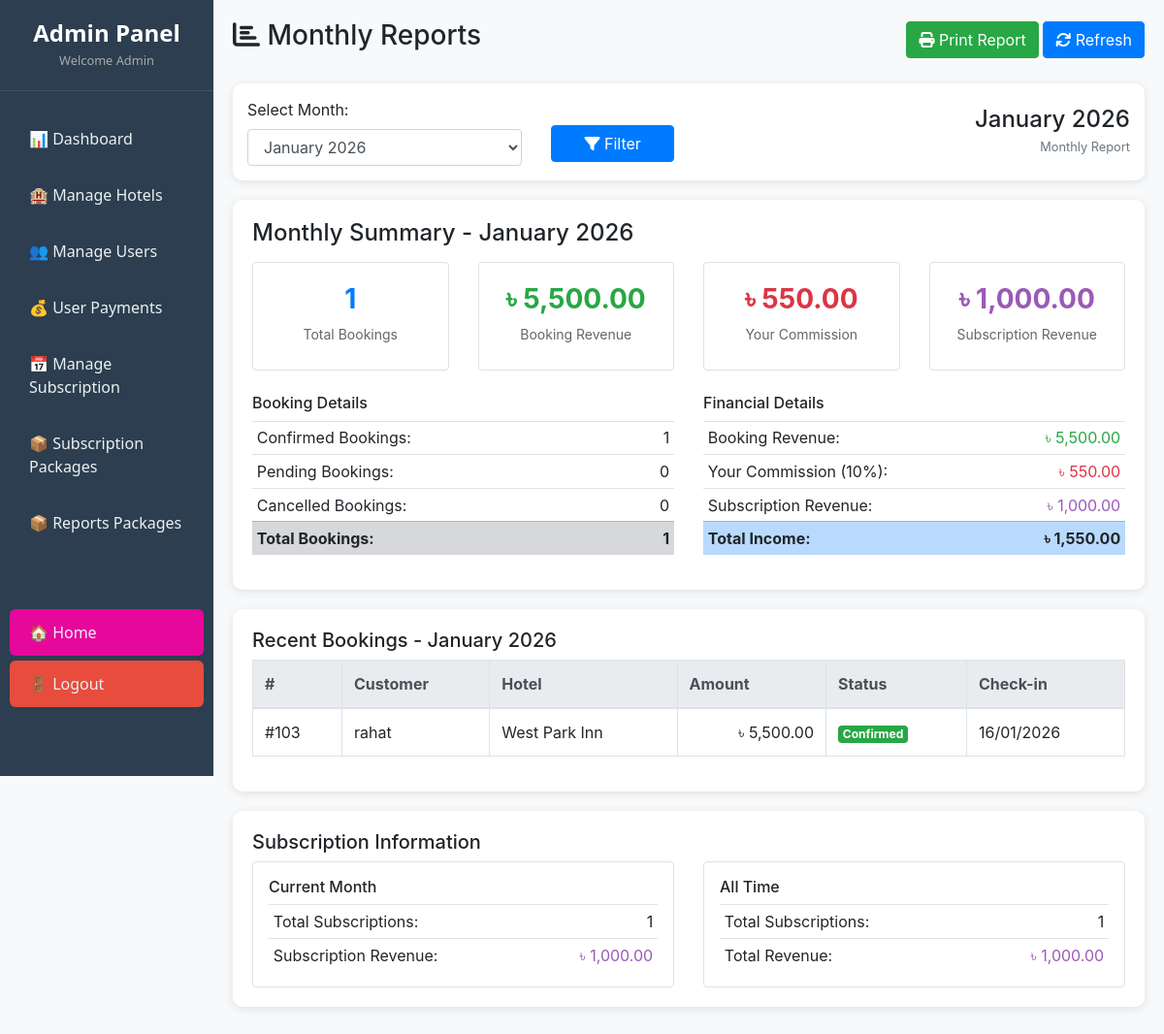
The app's page /admin/reports.php (signed in), older data.
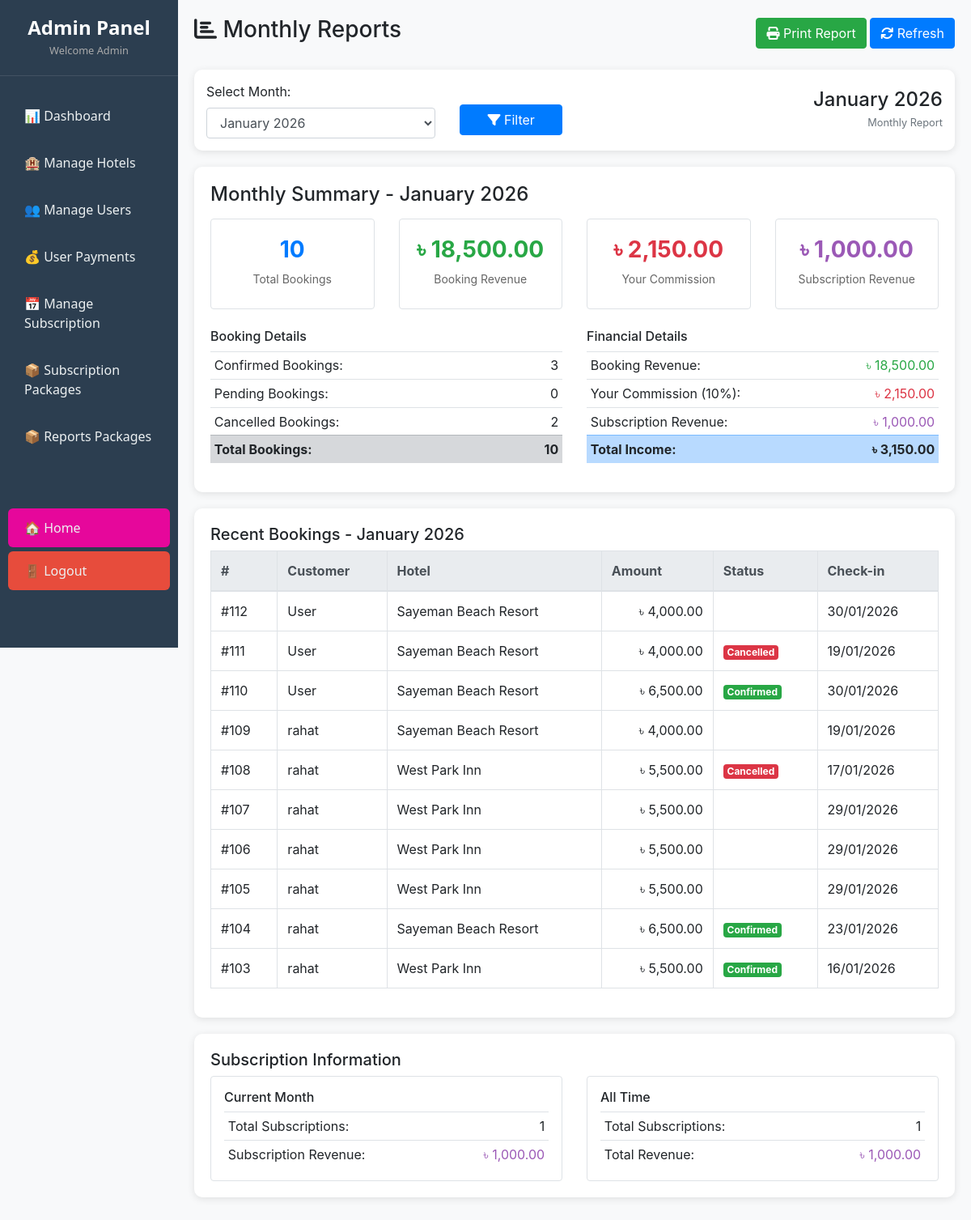
The same page, newer data.
### tables this page shows
CREATE TABLE `bookings` (
  `id` int(11) NOT NULL,
  `user_id` int(11) DEFAULT NULL,
  `owner_id` int(11) NOT NULL,
  `hotel_name` varchar(200) DEFAULT NULL,
  `location` varchar(200) DEFAULT NULL,
  `price` int(11) DEFAULT NULL,
  `rooms_count` int(11) DEFAULT 1,
  `guests` int(11) DEFAULT 1,
  `booking_date` date DEFAULT NULL,
  `check_in_date` date DEFAULT NULL,
  `check_out_date` date DEFAULT NULL,
  `status` varchar(50) DEFAULT 'Confirmed',
  `hotel_id` int(11) DEFAULT NULL,
  `room_title` varchar(200) DEFAULT NULL,
  `room_id` int(11) DEFAULT NULL,
  `rooms_booked` int(11) DEFAULT 1,
  `payment_status` enum('pending','success','failed') NOT NULL DEFAULT 'pending',
  `created_at` datetime NOT NULL DEFAULT current_timestamp()
);

CREATE TABLE `users` (
  `id` int(11) NOT NULL,
  `name` varchar(100) DEFAULT NULL,
  `email` varchar(150) DEFAULT NULL,
  `phone` varchar(20) DEFAULT NULL,
  `password` varchar(255) DEFAULT NULL,
  `role` enum('admin','owner','user') DEFAULT 'user',
  `created_at` timestamp NOT NULL DEFAULT current_timestamp()
);

CREATE TABLE `hotels` (
  `id` int(11) NOT NULL,
  `hotel_name` varchar(200) DEFAULT NULL,
  `title` varchar(200) DEFAULT NULL,
  `location` varchar(200) DEFAULT NULL,
  `price` int(11) DEFAULT NULL,
  `description` text DEFAULT NULL,
  `image` varchar(255) DEFAULT NULL,
  `status` enum('pending','approved','off','rejected') DEFAULT 'pending',
  `created_at` timestamp NOT NULL DEFAULT current_timestamp(),
  `owner_id` int(11) DEFAULT NULL,
  `rooms` int(11) DEFAULT 1,
  `capacity` int(11) DEFAULT 2,
  `booked_dates` text DEFAULT '[]',
  `capacity_per_room` int(11) DEFAULT 2,
  `total_rooms` int(11) DEFAULT 1
);

### admin/reports.php (the view, shortened to what this page needs)
<?php
include "../db_connect.php";
$current_month = date('Y-m');
$selected_month = isset($_GET['month']) ? $_GET['month'] : $current_month;
$month_name = date('F Y', strtotime($selected_month . '-01'));
$report_sql = "SELECT
    COUNT(*) as total_bookings,
    SUM(CASE WHEN status = 'confirmed' THEN 1 ELSE 0 END) as confirmed_bookings,
    SUM(CASE WHEN status = 'pending' THEN 1 ELSE 0 END) as pending_bookings,
    SUM(CASE WHEN status = 'cancelled' THEN 1 ELSE 0 END) as cancelled_bookings,
    SUM(CASE WHEN status = 'confirmed' THEN price ELSE 0 END) as total_revenue
    FROM bookings
    WHERE DATE_FORMAT(check_in_date, '%Y-%m') = '$selected_month'";
$report_result = mysqli_query($conn, $report_sql);
$stats = mysqli_fetch_assoc($report_result);
$commission_sql = "SELECT
    SUM(commission) as total_commission,
    SUM(owner_amount) as total_owner_amount,
    COUNT(*) as total_payments
    FROM user_payments
    WHERE payment_status = 'success'
    AND DATE_FORMAT(booking_date, '%Y-%m') = '$selected_month'";
$commission_result = mysqli_query($conn, $commission_sql);
$commission = mysqli_fetch_assoc($commission_result);
$subscription_sql = "SELECT
    COUNT(*) as total_subscriptions,
    SUM(s.price) as subscription_revenue
    FROM owner_subscriptions os
    JOIN subscriptions s ON os.package_id = s.id
    WHERE 1=1";
$subscription_result = mysqli_query($conn, $subscription_sql);
$subscription_stats = mysqli_fetch_assoc($subscription_result);
$total_subscription_sql = "SELECT
    SUM(s.price) as total_subscription_revenue,
    COUNT(*) as all_time_subscriptions
    FROM owner_subscriptions os
    JOIN subscriptions s ON os.package_id = s.id
    WHERE os.status != 'rejected'";
$total_subscription_result = mysqli_query($conn, $total_subscription_sql);
$total_subscription = mysqli_fetch_assoc($total_subscription_result);
$recent_bookings_sql = "SELECT b.*, u.name as user_name, h.hotel_name
                       FROM bookings b
                       JOIN users u ON b.user_id = u.id
                       JOIN hotels h ON b.hotel_id = h.id
                       WHERE DATE_FORMAT(b.check_in_date, '%Y-%m') = '$selected_month'
                       ORDER BY b.id DESC
                       LIMIT 10";
$recent_bookings_result = mysqli_query($conn, $recent_bookings_sql);
$months_sql = "SELECT DISTINCT DATE_FORMAT(check_in_date, '%Y-%m') as month
              FROM bookings
              WHERE check_in_date IS NOT NULL
              ORDER BY month DESC";
$months_result = mysqli_query($conn, $months_sql);
?>
<!DOCTYPE html>
<html>
<head>
    <link rel="stylesheet" href="https://stackpath.bootstrapcdn.com/bootstrap/4.5.2/css/bootstrap.min.css">
    <link rel="stylesheet" href="https://cdnjs.cloudflare.com/ajax/libs/font-awesome/6.4.0/css/all.min.css">
</head>
<body>
<?php include "sidebar.php"; ?>
<div class="main-content">
    <div class="d-flex justify-content-between align-items-center mb-4 no-print">
        <h3><i class="fas fa-chart-bar"></i> Monthly Reports</h3>
        <div>
            <button onclick="window.print()" class="btn btn-success">
                <i class="fas fa-print"></i> Print Report
            </button>
            <a href="reports.php" class="btn btn-primary">
                <i class="fas fa-sync"></i> Refresh
            </a>
        </div>
    </div>
    <div class="print-controls no-print">
        <form method="GET" class="row align-items-center">
            <div class="col-md-4">
                <label>Select Month:</label>
                <select name="month" class="form-control" required>
                    <?php while($month_row = mysqli_fetch_assoc($months_result)):
                        $month_value = $month_row['month'];
                        $month_display_name = date('F Y', strtotime($month_value . '-01'));
                    ?>
                        <option value="<?php echo $month_value; ?>"
                            <?php echo ($month_value == $selected_month) ? 'selected' : ''; ?>>
                            <?php echo $month_display_name; ?>
                        </option>
                    <?php endwhile; ?>
                </select>
            </div>
            <div class="col-md-2">
                <button type="submit" class="btn btn-primary btn-block mt-4">
                    <i class="fas fa-filter"></i> Filter
                </button>
            </div>
            <div class="col-md-6 text-right">
                <h4 class="mb-0">
                    <?php echo $month_name; ?>
                </h4>
                <small class="text-muted">Monthly Report</small>
            </div>
        </form>
    </div>
    <div class="report-card">
        <h4 class="mb-3">Monthly Summary - <?php echo $month_name; ?></h4>
        <div class="row mb-4">
            <div class="col-md-3 text-center">
                <div class="p-3 border rounded">
                    <div class="stat-number text-primary"><?php echo $stats['total_bookings'] ?? 0; ?></div>
                    <div class="stat-label">Total Bookings</div>
                </div>
            </div>
            <div class="col-md-3 text-center">
                <div class="p-3 border rounded">
                    <div class="stat-number text-success">৳ <?php echo number_format($stats['total_revenue'] ?? 0, 2); ?></div>
                    <div class="stat-label">Booking Revenue</div>
                </div>
            </div>
            <div class="col-md-3 text-center">
                <div class="p-3 border rounded">
                    <div class="stat-number text-danger">৳ <?php echo number_format($commission['total_commission'] ?? 0, 2); ?></div>
                    <div class="stat-label">Your Commission</div>
                </div>
            </div>
            <div class="col-md-3 text-center">
                <div class="p-3 border rounded">
                    <div class="stat-number" style="color: #9b59b6;">৳ <?php echo number_format($subscription_stats['subscription_revenue'] ?? 0, 2); ?></div>
                    <div class="stat-label">Subscription Revenue</div>
                </div>
            </div>
        </div>
        <div class="row">
            <div class="col-md-6">
                <h6>Booking Details</h6>
                <table class="table table-sm">
                    <tr>
                        <td>Confirmed Bookings:</td>
                        <td class="text-right"><?php echo $stats['confirmed_bookings'] ?? 0; ?></td>
                    </tr>
                    <tr>
                        <td>Pending Bookings:</td>
                        <td class="text-right"><?php echo $stats['pending_bookings'] ?? 0; ?></td>
                    </tr>
                    <tr>
                        <td>Cancelled Bookings:</td>
                        <td class="text-right"><?php echo $stats['cancelled_bookings'] ?? 0; ?></td>
                    </tr>
                    <tr class="table-secondary">
                        <td><strong>Total Bookings:</strong></td>
                        <td class="text-right"><strong><?php echo $stats['total_bookings'] ?? 0; ?></strong></td>
                    </tr>
                </table>
            </div>
            <div class="col-md-6">
                <h6>Financial Details</h6>
                <table class="table table-sm">
                    <tr>
                        <td>Booking Revenue:</td>
                        <td class="text-right text-success">৳ <?php echo number_format($stats['total_revenue'] ?? 0, 2); ?></td>
                    </tr>
                    <tr>
                        <td>Your Commission (10%):</td>
                        <td class="text-right text-danger">৳ <?php echo number_format($commission['total_commission'] ?? 0, 2); ?></td>
                    </tr>
                    <tr>
                        <td>Subscription Revenue:</td>
                        <td class="text-right" style="color: #9b59b6;">৳ <?php echo number_format($subscription_stats['subscription_revenue'] ?? 0, 2); ?></td>
                    </tr>
                    <tr class="table-primary">
                        <td><strong>Total Income:</strong></td>
                        <td class="text-right"><strong>
                            ৳ <?php echo number_format(($commission['total_commission'] ?? 0) + ($subscription_stats['subscription_revenue'] ?? 0), 2); ?>
                        </strong></td>
                    </tr>
                </table>
            </div>
        </div>
    </div>
    <div class="report-card">
        <h5>Recent Bookings - <?php echo $month_name; ?></h5>
        <div class="table-responsive">
            <table class="table table-bordered">
                <thead class="thead-light">
                    <tr>
                        <th>#</th>
                        <th>Customer</th>
                        <th>Hotel</th>
                        <th>Amount</th>
                        <th>Status</th>
                        <th>Check-in</th>
                    </tr>
                </thead>
                <tbody>
                    <?php if(mysqli_num_rows($recent_bookings_result) > 0): ?>
                        <?php while($booking = mysqli_fetch_assoc($recent_bookings_result)): ?>
                        <tr>
                            <td>#<?php echo $booking['id']; ?></td>
                            <td><?php echo $booking['user_name']; ?></td>
                            <td><?php echo $booking['hotel_name']; ?></td>
                            <td class="text-right">৳ <?php echo number_format($booking['price'], 2); ?></td>
                            <td>
                                <?php if($booking['status'] == 'pending'): ?>
                                    <span class="badge badge-pending">Pending</span>
                                <?php elseif($booking['status'] == 'confirmed'): ?>
                                    <span class="badge badge-confirmed">Confirmed</span>
                                <?php elseif($booking['status'] == 'cancelled'): ?>
                                    <span class="badge badge-cancelled">Cancelled</span>
                                <?php endif; ?>
                            </td>
                            <td><?php echo date('d/m/Y', strtotime($booking['check_in_date'])); ?></td>
                        </tr>
                        <?php endwhile; ?>
                    <?php endif; ?>
                </tbody>
            </table>
        </div>
    </div>
    <div class="report-card">
        <h5>Subscription Information</h5>
        <div class="row">
            <div class="col-md-6">
                <div class="p-3 border rounded">
                    <h6>Current Month</h6>
                    <table class="table table-sm mb-0">
                        <tr>
                            <td>Total Subscriptions:</td>
                            <td class="text-right"><?php echo $subscription_stats['total_subscriptions'] ?? 0; ?></td>
                        </tr>
                        <tr>
                            <td>Subscription Revenue:</td>
                            <td class="text-right" style="color: #9b59b6;">
                                ৳ <?php echo number_format($subscription_stats['subscription_revenue'] ?? 0, 2); ?>
                            </td>
                        </tr>
                    </table>
                </div>
            </div>
            <div class="col-md-6">
                <div class="p-3 border rounded">
                    <h6>All Time</h6>
                    <table class="table table-sm mb-0">
                        <tr>
                            <td>Total Subscriptions:</td>
                            <td class="text-right"><?php echo $total_subscription['all_time_subscriptions'] ?? 0; ?></td>
                        </tr>
                        <tr>
                            <td>Total Revenue:</td>
                            <td class="text-right" style="color: #9b59b6;">
                                ৳ <?php echo number_format($total_subscription['total_subscription_revenue'] ?? 0, 2); ?>
                            </td>
                        </tr>
                    </table>
                </div>
            </div>
        </div>
    </div>
</body>
</html>

### admin/sidebar.php (shortened to what this page needs)
<?php
$current_page = basename($_SERVER['PHP_SELF']);
?>
<div class="sidebar">
    <div class="sidebar-header">
        <h4>Admin Panel</h4>
        <small>Welcome Admin</small>
    </div>
    <div class="sidebar-links">
        <a href="dashboard.php" class="<?= $current_page == 'dashboard.php' ? 'active' : '' ?>">📊 Dashboard</a>
        <a href="hotels.php" class="<?= $current_page == 'hotels.php' ? 'active' : '' ?>">🏨 Manage Hotels</a>
        <a href="users.php" class="<?= $current_page == 'users.php' ? 'active' : '' ?>">👥 Manage Users</a>
    <a href="manage_payments.php" class="<?= $current_page == 'manage_payments.php' ? 'active' : '' ?>">💰 User Payments</a>
        <a href="manage_subscriptions.php" class="<?= $current_page == 'manage_subscriptions.php' ? 'active' : '' ?>">📅
            Manage Subscription</a>
        <a href="manage_packages.php" class="<?= $current_page == 'manage_packages.php' ? 'active' : '' ?>">📦 Subscription
            Packages</a>
            <a href="reports.php" class="<?= $current_page == 'manage_packages.php' ? 'active' : '' ?>">📦 Reports
            Packages</a>
        <a href="../index.php" class="home">🏠 Home</a>
        <a href="../logout.php" class="logout">🚪 Logout</a>
    </div>
</div>

### admin/reports.php (style rules this page uses)
body { background: #f8f9fa; }
.main-content { padding: 20px; margin-left: 220px; }
.report-card { background: white; padding: 20px; border-radius: 10px; margin-bottom: 20px; box-shadow: 0 2px 10px rgba(0,0,0,0.1); }
.stat-number { font-size: 28px; font-weight: bold; margin-bottom: 5px; }
.stat-label { color: #666; font-size: 14px; margin-bottom: 10px; }
.badge-confirmed { background: #28a745; color: white; }
.badge-cancelled { background: #dc3545; color: white; }
.print-controls { background: white; padding: 15px; border-radius: 10px; margin-bottom: 20px; box-shadow: 0 2px 10px rgba(0,0,0,0.1); }

### admin/sidebar.php (style rules this page uses)
.sidebar { width: 220px; height: 100vh; background: #2c3e50; position: fixed; left: 0; top: 0; display: flex; flex-direction: column; color: #fff; font-family: 'Segoe UI', sans-serif; }
.sidebar-header { padding: 20px; text-align: center; border-bottom: 1px solid rgba(255, 255, 255, 0.1); }
.sidebar-header h4 { margin: 0; font-weight: 700; color: #fff; }
.sidebar-header small { color: #aaa; }
.sidebar-links { padding: 20px 0; display: flex; flex-direction: column; }
.sidebar-links a { display: block; color: #ecf0f1; padding: 12px 20px; text-decoration: none; margin: 5px 10px; border-radius: 6px; transition: all 0.3s; }
.sidebar-links a.logout { background: #e74c3c; margin-top: auto; margin-bottom: 20px; }
.sidebar-links a.home { background: #e6079bff; margin-top: 60px; margin-bottom: 5px; }

Row changes from the older to the newer data that the page shows:
added bookings: id "112", user.name "User", hotel.hotel_name "Sayeman Beach Resort", price "4,000.00", check_in_date "30/01/2026"
added bookings: id "111", user.name "User", hotel.hotel_name "Sayeman Beach Resort", price "4,000.00", status "Cancelled", check_in_date "19/01/2026"
added bookings: id "110", user.name "User", hotel.hotel_name "Sayeman Beach Resort", price "6,500.00", status "Confirmed", check_in_date "30/01/2026"
added bookings: id "109", user.name "rahat", hotel.hotel_name "Sayeman Beach Resort", price "4,000.00", check_in_date "19/01/2026"
added bookings: id "108", user.name "rahat", hotel.hotel_name "West Park Inn", price "5,500.00", status "Cancelled", check_in_date "17/01/2026"
added bookings: id "107", user.name "rahat", hotel.hotel_name "West Park Inn", price "5,500.00", check_in_date "29/01/2026"
added bookings: id "106", user.name "rahat", hotel.hotel_name "West Park Inn", price "5,500.00", check_in_date "29/01/2026"
added bookings: id "105", user.name "rahat", hotel.hotel_name "West Park Inn", price "5,500.00", check_in_date "29/01/2026"
added bookings: id "104", user.name "rahat", hotel.hotel_name "Sayeman Beach Resort", price "6,500.00", status "Confirmed", check_in_date "23/01/2026"
Text that changed along with them:
$stats['total_bookings']: "1" → "10"
$stats['total_revenue']: "5,500.00" → "18,500.00"
$commission['total_commission']: "550.00" → "2,150.00"
$stats['confirmed_bookings']: "1" → "3"
$stats['cancelled_bookings']: "0" → "2"
text no longer shown: "1,550.00"
text now shown: "3,150.00"
